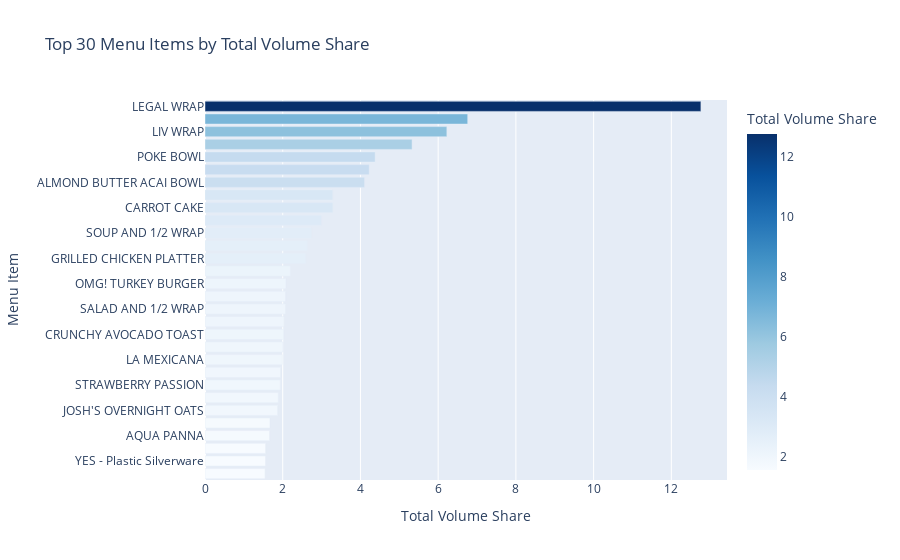

Notebook code cell kept with this figure:
### Code cell
# Aggregate volume share per MenuItemName across all weeks and stores
item_volume_share = df.groupby('MenuItemName')['volume_share'].sum().reset_index()
item_volume_share
# # Get top 30 items
top_items_all = item_volume_share.sort_values(by='volume_share', ascending=False)

top_items = item_volume_share.sort_values(by='volume_share', ascending=False).head(30)
# top_items=item_volume_share[item_volume_share['volume_share']>10].sort_values(by='volume_share', ascending=False)
# # Plot horizontal bar chart
fig = px.bar(
    top_items,
    x='volume_share',
    y='MenuItemName',
    orientation='h',
    title='Top 30 Menu Items by Total Volume Share',
    labels={'volume_share': 'Total Volume Share', 'MenuItemName': 'Menu Item'},
    color='volume_share',
    color_continuous_scale='Blues'
)

# Reverse y-axis so top item is at the top
fig.update_layout(yaxis=dict(autorange='reversed'))

fig.show()

### Figure 1 — Plotly figure (JSON) as saved in the notebook; plotly's stock layout.template omitted (floating-point values rounded to 4 significant figures)
{"data": [{"alignmentgroup": "True", "hovertemplate": "Total Volume Share=%{marker.color}<br>Menu Item=%{y}<extra></extra>", "legendgroup": "", "marker": {"color": [12.76, 6.76, 6.224, 5.328, 4.379, 4.225, 4.107, 3.29, 3.289, 3.001, 2.745, 2.635, 2.592, 2.197, 2.084, 2.073, 2.07, 2.034, 2.027, 2.007, 1.988, 1.948, 1.938, 1.886, 1.87, 1.672, 1.662, 1.56, 1.558, 1.546], "coloraxis": "coloraxis", "pattern": {"shape": ""}}, "name": "", "offsetgroup": "", "orientation": "h", "showlegend": false, "textposition": "auto", "type": "bar", "x": [12.76, 6.76, 6.224, 5.328, 4.379, 4.225, 4.107, 3.29, 3.289, 3.001, 2.745, 2.635, 2.592, 2.197, 2.084, 2.073, 2.07, 2.034, 2.027, 2.007, 1.988, 1.948, 1.938, 1.886, 1.87, 1.672, 1.662, 1.56, 1.558, 1.546], "xaxis": "x", "y": ["LEGAL WRAP", "CHICKEN CAESAR WRAP", "LIV WRAP", "PARADISE ACAI BOWL", "POKE BOWL", "LENTIL & KALE SOUP", "ALMOND BUTTER ACAI BOWL", "SWEET POTATO FRIES", "CARROT CAKE", "CHICKEN GODDESS", "SOUP AND 1/2 WRAP", "JULIE'S SMOOTHIE", "GRILLED CHICKEN PLATTER", "ORIENTAL CRUNCH SALAD", "OMG! TURKEY BURGER", "PLANTAIN CHIPS", "SALAD AND 1/2 WRAP", "HUEVOS RANCHEROS BURRITO", "CRUNCHY AVOCADO TOAST", "SKINNY GREEN", "LA MEXICANA", "MARIO'S FAVORITE CHICKEN BOWL", "STRAWBERRY PASSION", "Cilantro-Lime Dressing", "JOSH'S OVERNIGHT OATS", "SALMON BUDDHA BOWL", "AQUA PANNA", "HOMEMADE VEGAN BANANA BREAD", "YES - Plastic Silverware", "PEANUT BUTTER CUP"], "yaxis": "y"}], "layout": {"barmode": "relative", "coloraxis": {"colorbar": {"title": {"text": "Total Volume Share"}}, "colorscale": [[0, "rgb(247,251,255)"], [0.125, "rgb(222,235,247)"], [0.25, "rgb(198,219,239)"], [0.375, "rgb(158,202,225)"], [0.5, "rgb(107,174,214)"], [0.625, "rgb(66,146,198)"], [0.75, "rgb(33,113,181)"], [0.875, "rgb(8,81,156)"], [1, "rgb(8,48,107)"]]}, "legend": {"tracegroupgap": 0}, "title": {"text": "Top 30 Menu Items by Total Volume Share"}, "xaxis": {"anchor": "y", "domain": [0, 1], "title": {"text": "Total Volume Share"}}, "yaxis": {"anchor": "x", "autorange": "reversed", "domain": [0, 1], "title": {"text": "Menu Item"}}}}
